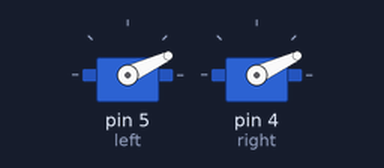
The sketch below on a simulated Arduino Uno, built with avr-gcc and run on an emulated ATmega328P. Parts: 2 × servo.

Above: at 0.05 s.
At 0.45 s:
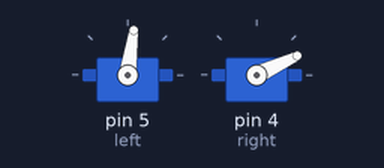
At 0.9 s:
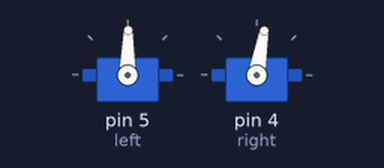
At 1.8 s:
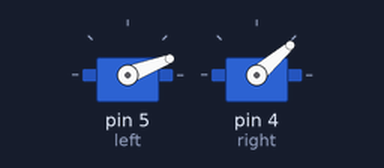
Timing chart, 0 to 4.4 s (numbered marks = the images above):
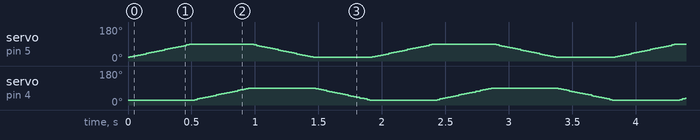

The sketch:

Servo_motor_code.ino
```cpp
#include <Servo.h>

Servo left;
Servo right;

int leftAngle = 20;
int rightAngle = 25;

void setup() {
  left.attach(5);
  right.attach(4);
  left.write(20);
  right.write(25);
}

void loop() {
  for (rightAngle == 25; leftAngle < 90; leftAngle ++) {
    left.write(leftAngle);
    delay(7);
  }
  for (leftAngle == 90; rightAngle < 90; rightAngle ++){
    right.write(rightAngle);
    delay(7);
  }
  for (rightAngle == 90; leftAngle > 20; leftAngle --) {
    left.write(leftAngle);
    delay(7);
  }
  for (leftAngle == 20; rightAngle > 25; rightAngle --) {
    right.write(rightAngle);
    delay(7);
  }
 }
```
